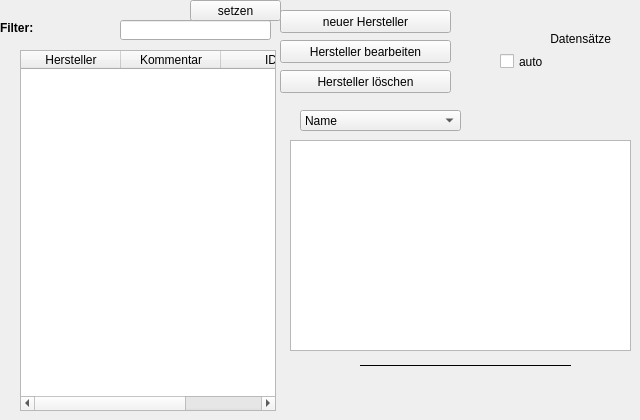
    <widget class="QWidget" name="tabMaker">
     <attribute name="title">
      <string>Hersteller</string>
     </attribute>
     <widget class="QListWidget" name="listWidgetMakerData">
      <property name="geometry">
       <rect>
        <x>290</x>
        <y>140</y>
        <width>341</width>
        <height>211</height>
       </rect>
      </property>
      <property name="font">
       <font>
        <weight>50</weight>
        <italic>false</italic>
        <bold>false</bold>
       </font>
      </property>
      <property name="autoFillBackground">
       <bool>true</bool>
      </property>
      <property name="dragEnabled">
       <bool>false</bool>
      </property>
      <property name="alternatingRowColors">
       <bool>false</bool>
      </property>
      <property name="selectionBehavior">
       <enum>QAbstractItemView::SelectRows</enum>
      </property>
     </widget>
     <widget class="QPushButton" name="pushButtonMakerNew">
      <property name="geometry">
       <rect>
        <x>280</x>
        <y>10</y>
        <width>171</width>
        <height>23</height>
       </rect>
      </property>
      <property name="text">
       <string>neuer Hersteller</string>
      </property>
     </widget>
     <widget class="QPushButton" name="pushButtonMakerDelete">
      <property name="geometry">
       <rect>
        <x>280</x>
        <y>70</y>
        <width>171</width>
        <height>23</height>
       </rect>
      </property>
      <property name="text">
       <string>Hersteller löschen</string>
      </property>
     </widget>
     <widget class="QTableWidget" name="tableWidgetMaker">
      <property name="geometry">
       <rect>
        <x>20</x>
        <y>50</y>
        <width>256</width>
        <height>361</height>
       </rect>
      </property>
      <property name="editTriggers">
       <set>QAbstractItemView::NoEditTriggers</set>
      </property>
      <property name="alternatingRowColors">
       <bool>true</bool>
      </property>
      <property name="selectionMode">
       <enum>QAbstractItemView::SingleSelection</enum>
      </property>
      <property name="selectionBehavior">
       <enum>QAbstractItemView::SelectRows</enum>
      </property>
      <property name="sortingEnabled">
       <bool>true</bool>
      </property>
      <column>
       <property name="text">
        <string>Hersteller</string>
       </property>
      </column>
      <column>
       <property name="text">
        <string>Kommentar</string>
       </property>
      </column>
      <column>
       <property name="text">
        <string>ID</string>
       </property>
      </column>
     </widget>
     <widget class="QLabel" name="labelMaker">
      <property name="geometry">
       <rect>
        <x>0</x>
        <y>20</y>
        <width>101</width>
        <height>16</height>
       </rect>
      </property>
      <property name="font">
       <font>
        <weight>75</weight>
        <bold>true</bold>
       </font>
      </property>
      <property name="text">
       <string>Filter:</string>
      </property>
     </widget>
     <widget class="QLineEdit" name="lineEditMakerMask">
      <property name="geometry">
       <rect>
        <x>120</x>
        <y>20</y>
        <width>151</width>
        <height>20</height>
       </rect>
      </property>
     </widget>
     <widget class="QPushButton" name="pushButtonMakerEdit">
      <property name="geometry">
       <rect>
        <x>280</x>
        <y>40</y>
        <width>171</width>
        <height>23</height>
       </rect>
      </property>
      <property name="text">
       <string>Hersteller bearbeiten</string>
      </property>
     </widget>
     <widget class="QPushButton" name="pushButtonMaskSetMaker">
      <property name="geometry">
       <rect>
        <x>190</x>
        <y>0</y>
        <width>91</width>
        <height>21</height>
       </rect>
      </property>
      <property name="text">
       <string>setzen</string>
      </property>
      <property name="shortcut">
       <string/>
      </property>
     </widget>
     <widget class="QLabel" name="labelCountMaker">
      <property name="geometry">
       <rect>
        <x>480</x>
        <y>30</y>
        <width>131</width>
        <height>18</height>
       </rect>
      </property>
      <property name="text">
       <string>Datensätze</string>
      </property>
      <property name="alignment">
       <set>Qt::AlignRight|Qt::AlignTrailing|Qt::AlignVCenter</set>
      </property>
     </widget>
     <widget class="QCheckBox" name="checkBoxAutoSearchMaker">
      <property name="geometry">
       <rect>
        <x>500</x>
        <y>50</y>
        <width>93</width>
        <height>23</height>
       </rect>
      </property>
      <property name="text">
       <string>auto</string>
      </property>
     </widget>
     <widget class="Line" name="lineMaker">
      <property name="geometry">
       <rect>
        <x>360</x>
        <y>350</y>
        <width>211</width>
        <height>31</height>
       </rect>
      </property>
      <property name="frameShadow">
       <enum>QFrame::Plain</enum>
      </property>
      <property name="lineWidth">
       <number>1</number>
      </property>
      <property name="midLineWidth">
       <number>0</number>
      </property>
      <property name="orientation">
       <enum>Qt::Horizontal</enum>
      </property>
     </widget>
     <widget class="QComboBox" name="comboBoxMaskMaker">
      <property name="geometry">
       <rect>
        <x>300</x>
        <y>110</y>
        <width>161</width>
        <height>21</height>
       </rect>
      </property>
      <item>
       <property name="text">
        <string>Name</string>
       </property>
      </item>
      <item>
       <property name="text">
        <string>Adresse</string>
       </property>
      </item>
      <item>
       <property name="text">
        <string>Telefonnummer</string>
       </property>
      </item>
      <item>
       <property name="text">
        <string>Faxnummer</string>
       </property>
      </item>
      <item>
       <property name="text">
        <string>email</string>
       </property>
      </item>
      <item>
       <property name="text">
        <string>homepage</string>
       </property>
      </item>
      <item>
       <property name="text">
        <string>Kontaktperson</string>
       </property>
      </item>
      <item>
       <property name="text">
        <string>Kommentar</string>
       </property>
      </item>
     </widget>
    </widget>
